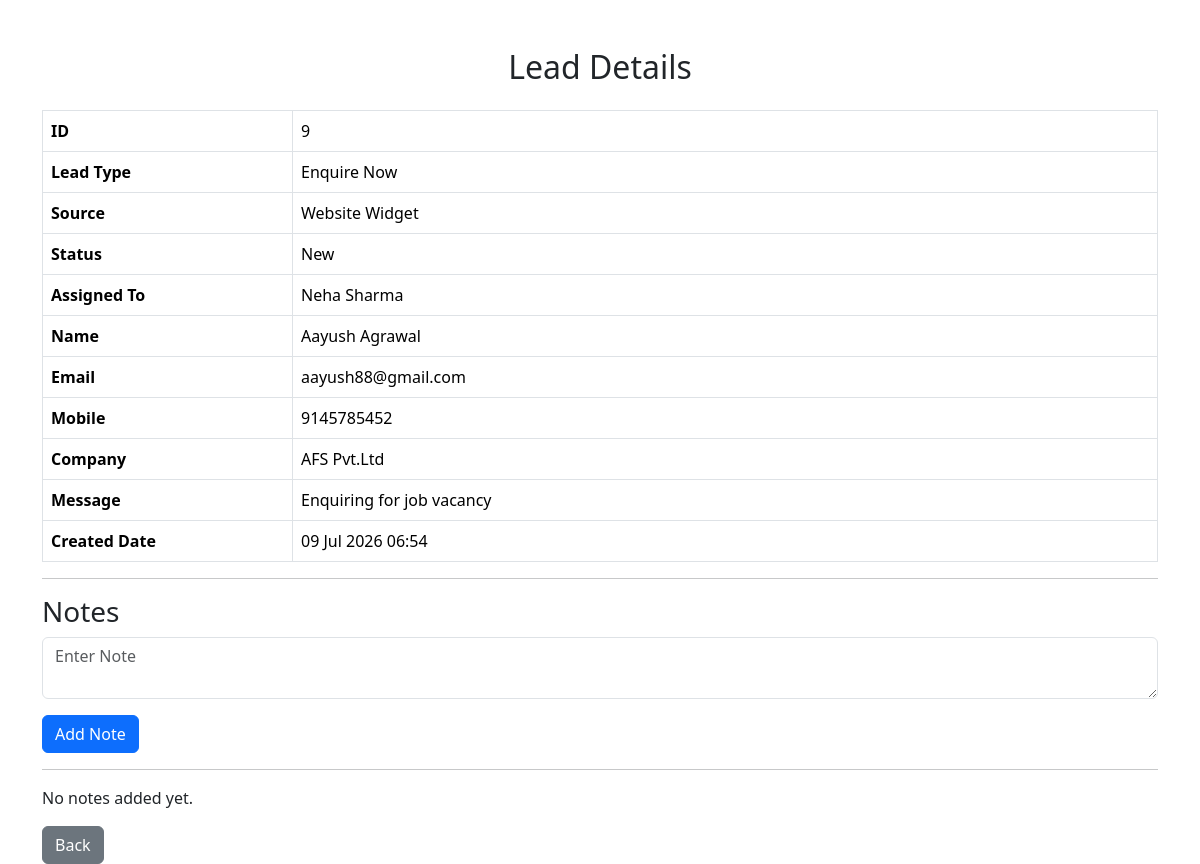
/api/leads/view/9/, run on the app's committed database.
### app1/models.py (models this page shows, shortened)
class Lead(models.Model):
    LEAD_TYPES = [
        ("Contact Us", "Contact Us"),
        ("Enquire Now", "Enquire Now"),
        ("Request Demo", "Request Demo"),
    ]
    STATUS_CHOICES = [
        ("New", "New"),
        ("Contacted", "Contacted"),
        ("Qualified", "Qualified"),
        ("Interested", "Interested"),
        ("Converted", "Converted"),
        ("Lost", "Lost"),
    ]
    lead_type = models.CharField(
        max_length=30,
        choices=LEAD_TYPES,
        default="Contact Us"
    )
    source = models.CharField(
        max_length=50,
        default="Website Widget"
    )
    status = models.CharField(
        max_length=20,
        choices=STATUS_CHOICES,
        default="New"
    )
    assigned_to = models.CharField(
        max_length=100,
        blank=True
    )
    name = models.CharField(max_length=100)
    email = models.EmailField()
    mobile = models.CharField(max_length=15)
    company = models.CharField(max_length=100)
    message = models.TextField()
    created_at = models.DateTimeField(auto_now_add=True)

### app1/views.py (the view, shortened to what this page needs)
# urls.py: path("view/<int:id>/", views.view_lead, name="view_lead"),
def view_lead(request, id):
    lead = get_object_or_404(Lead, id=id)
    return render(
        request,
        "app1/view_lead.html",
        {
            "lead": lead,
            "notes": lead.notes.all().order_by("-created_at")
        }
    )

### app1/templates/app1/view_lead.html (shortened to what this page needs)
<!DOCTYPE html>
<html>
<head>
    <link href="https://cdn.jsdelivr.net/npm/bootstrap@5.3.3/dist/css/bootstrap.min.css" rel="stylesheet">
</head>
<body class="container mt-5">
<h2 class="text-center mb-4">
    Lead Details
</h2>
<table class="table table-bordered">
    <tr>
        <th width="250">ID</th>
        <td>{{ lead.id }}</td>
    </tr>
    <tr>
        <th>Lead Type</th>
        <td>{{ lead.lead_type }}</td>
    </tr>
    <tr>
        <th>Source</th>
        <td>{{ lead.source }}</td>
    </tr>
    <tr>
        <th>Status</th>
        <td>{{ lead.status }}</td>
    </tr>
    <tr>
        <th>Assigned To</th>
        <td>{{ lead.assigned_to }}</td>
    </tr>
    <tr>
        <th>Name</th>
        <td>{{ lead.name }}</td>
    </tr>
    <tr>
        <th>Email</th>
        <td>{{ lead.email }}</td>
    </tr>
    <tr>
        <th>Mobile</th>
        <td>{{ lead.mobile }}</td>
    </tr>
    <tr>
        <th>Company</th>
        <td>{{ lead.company }}</td>
    </tr>
    <tr>
        <th>Message</th>
        <td>{{ lead.message }}</td>
    </tr>
    <tr>
        <th>Created Date</th>
        <td>{{ lead.created_at|date:"d M Y H:i" }}</td>
    </tr>
</table>
<hr>
<h3>Notes</h3>
<form method="POST">
    <textarea
        class="form-control mb-3"
        name="note"
        placeholder="Enter Note"
        required></textarea>
    <button class="btn btn-primary">
        Add Note
    </button>
</form>
<hr>
{% for note in notes %}
<div class="card mb-3">
    <div class="card-body">
        <p>{{ note.note }}</p>
        <small class="text-muted">
            {{ note.created_at|date:"d M Y H:i" }}
        </small>
    </div>
</div>
{% empty %}
<p>No notes added yet.</p>
{% endfor %}
<a href="{% url 'lead_list' %}" class="btn btn-secondary">
    Back
</a>
</body>
</html>

### data on the page
Lead: id "9", lead_type "Enquire Now", source "Website Widget", status "New", assigned_to "Neha Sharma", name "Aayush Agrawal", email "aayush88@gmail.com", mobile "9145785452", company "AFS Pvt.Ltd", message "Enquiring for job vacancy", created_at "09 Jul 2026 06:54"
